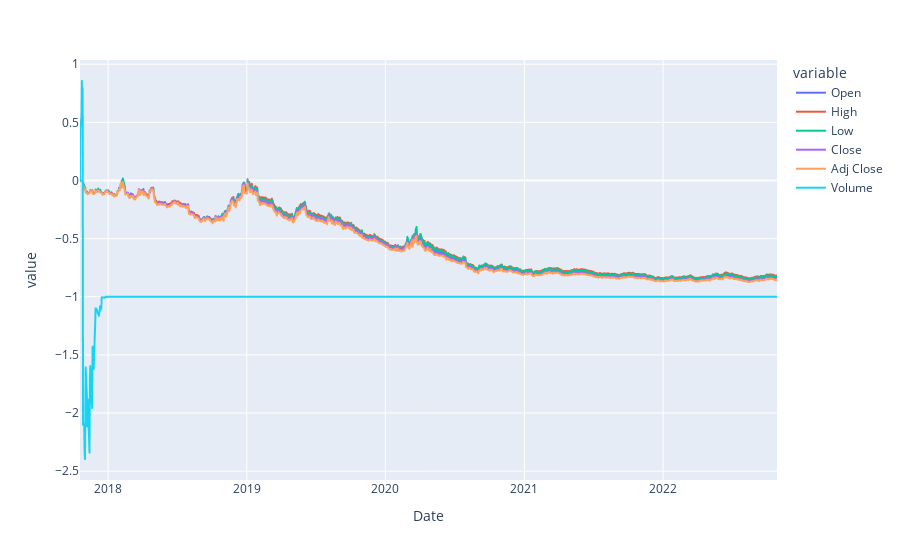

Notebook code cell kept with this figure:
### Code cell
apple_data = yf.download('AAPL', Start, today)
relative_return_apple = relative_return(apple_data)

px.line(relative_return_apple)

### Figure 1 — Plotly figure (JSON) as saved in the notebook; plotly's stock layout.template omitted (floating-point values rounded to 4 significant figures; data arrays with more than 128 entries replaced by an {"elided": "..."} marker saying what was removed)
{"data": [{"hovertemplate": "variable=Open<br>Date=%{x}<br>value=%{y}<extra></extra>", "legendgroup": "Open", "line": {"color": "#636efa", "dash": "solid"}, "marker": {"symbol": "circle"}, "mode": "lines", "name": "Open", "showlegend": true, "type": "scattergl", "x": {"elided": "1266 str values"}, "xaxis": "x", "y": {"elided": "1266 float values"}, "yaxis": "y"}, {"hovertemplate": "variable=High<br>Date=%{x}<br>value=%{y}<extra></extra>", "legendgroup": "High", "line": {"color": "#EF553B", "dash": "solid"}, "marker": {"symbol": "circle"}, "mode": "lines", "name": "High", "showlegend": true, "type": "scattergl", "x": {"elided": "1266 str values"}, "xaxis": "x", "y": {"elided": "1266 float values"}, "yaxis": "y"}, {"hovertemplate": "variable=Low<br>Date=%{x}<br>value=%{y}<extra></extra>", "legendgroup": "Low", "line": {"color": "#00cc96", "dash": "solid"}, "marker": {"symbol": "circle"}, "mode": "lines", "name": "Low", "showlegend": true, "type": "scattergl", "x": {"elided": "1266 str values"}, "xaxis": "x", "y": {"elided": "1266 float values"}, "yaxis": "y"}, {"hovertemplate": "variable=Close<br>Date=%{x}<br>value=%{y}<extra></extra>", "legendgroup": "Close", "line": {"color": "#ab63fa", "dash": "solid"}, "marker": {"symbol": "circle"}, "mode": "lines", "name": "Close", "showlegend": true, "type": "scattergl", "x": {"elided": "1266 str values"}, "xaxis": "x", "y": {"elided": "1266 float values"}, "yaxis": "y"}, {"hovertemplate": "variable=Adj Close<br>Date=%{x}<br>value=%{y}<extra></extra>", "legendgroup": "Adj Close", "line": {"color": "#FFA15A", "dash": "solid"}, "marker": {"symbol": "circle"}, "mode": "lines", "name": "Adj Close", "showlegend": true, "type": "scattergl", "x": {"elided": "1266 str values"}, "xaxis": "x", "y": {"elided": "1266 float values"}, "yaxis": "y"}, {"hovertemplate": "variable=Volume<br>Date=%{x}<br>value=%{y}<extra></extra>", "legendgroup": "Volume", "line": {"color": "#19d3f3", "dash": "solid"}, "marker": {"symbol": "circle"}, "mode": "lines", "name": "Volume", "showlegend": true, "type": "scattergl", "x": {"elided": "1266 str values"}, "xaxis": "x", "y": {"elided": "1266 float values"}, "yaxis": "y"}], "layout": {"legend": {"title": {"text": "variable"}, "tracegroupgap": 0}, "margin": {"t": 60}, "xaxis": {"anchor": "y", "domain": [0, 1], "title": {"text": "Date"}}, "yaxis": {"anchor": "x", "domain": [0, 1], "title": {"text": "value"}}}}
